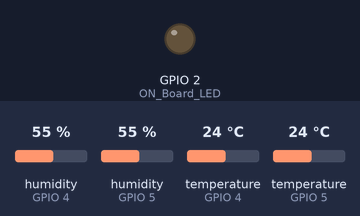
Bench run of a sketch on a simulated ESP8266 (NodeMCU). Shown: output pins drawn as LEDs (lit = HIGH). Inputs (shaded band) come from the test bench; at power-on: humidity (sensors on GPIO 4, GPIO 5) 55 %, temperature (sensors on GPIO 4, GPIO 5) 24 °C. WiFi joins after 1.5 s; servers stay silent unless stated; uploads are accepted with an empty reply; what the sketch prints to the serial monitor is not drawn.

Above: at 0.0 s.
At 2.3 s:
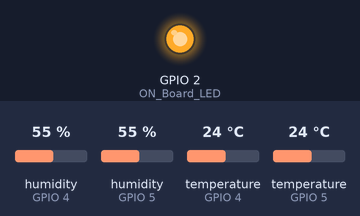
Timing chart, 0 to 3.8 s (numbered marks = the images above):
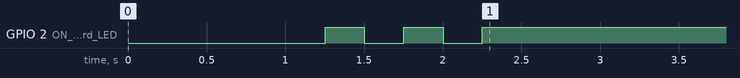

The sketch:

temp_logger.ino
```cpp
#include <ArduinoJson.h>
#include <ESP8266HTTPClient.h>
#include <HttpClient.h>
#include <ESP8266WiFi.h>
#include <WiFiClientSecure.h>
#include "DHT.h"


#define DHTTYPE DHT22 //--> Defines the type of DHT sensor used (DHT11, DHT21, and DHT22), in this project the sensor used is DHT11.
#define ON_Board_LED 2  //--> Defining an On Board LED, used for indicators when the process of connecting to a wifi router
const int DHTPin1 = 5; //--> The pins used for the DHT22 sensors are Pin D1 & D2
const int DHTPin2 = 4;
DHT dht1(DHTPin1, DHTTYPE); //--> Initialize DHT sensor, DHT dht(Pin_used, Type_of_DHT_Sensor);
DHT dht2(DHTPin2, DHTTYPE);

//----------------------------------------SSID and Password of your WiFi router.
//const char* ssid = "Amped_RTA1750_2.4"; //--> Your wifi name or SSID.
//const char* password = "wireless"; //--> Your wifi password.
const char* ssid = "XFSETUP-38E9"; //--> Your wifi name or SSID.
const char* password = "bridge9252empty"; //--> Your wifi password.
//----------------------------------------

//----------------------------------------Host & httpsPort
const char* host = "script.google.com";
const int httpsPort = 443;
//----------------------------------------

WiFiClientSecure client; //--> Create a WiFiClientSecure object.


String GAS_ID = "AKfycbw70WYzYqBYR--45jPhcyR4SjdPmUJdveO5b_UrQ-GJjREik8uqsP04lc5VK2O1dwE"; //--> spreadsheet script ID
String url = "https://script.google.com/macros/s/" + GAS_ID + "/exec";
String Table_Code = "C";

//============================================================================== void setup
void setup() {
  // put your setup code here, to run once:
  Serial.begin(115200);
  delay(500);

  dht1.begin();  //--> Start reading DHT11 sensors
  dht2.begin();
  delay(500);

  WiFi.begin(ssid, password); //--> Connect to your WiFi router
  Serial.println("");

  pinMode(ON_Board_LED,OUTPUT); //--> On Board LED port Direction output
  digitalWrite(ON_Board_LED, HIGH); //--> Turn off Led On Board

  //----------------------------------------Wait for connection
  Serial.print("Connecting");
  while (WiFi.status() != WL_CONNECTED) {
    Serial.print(".");
    //----------------------------------------Make the On Board Flashing LED on the process of connecting to the wifi router.
    digitalWrite(ON_Board_LED, LOW);
    delay(250);
    digitalWrite(ON_Board_LED, HIGH);
    delay(250);
    //----------------------------------------
  }
  //----------------------------------------
  digitalWrite(ON_Board_LED, HIGH); //--> Turn off the On Board LED when it is connected to the wifi router.
  //----------------------------------------If successfully connected to the wifi router, the IP Address that will be visited is displayed in the serial monitor
  Serial.println("");
  Serial.print("Successfully connected to : ");
  Serial.println(ssid);
  Serial.print("IP address: ");
  Serial.println(WiFi.localIP());
  Serial.println();
  //----------------------------------------

  client.setInsecure();
}
//==============================================================================
//============================================================================== void loop
void loop() {
  // Reading temperature or humidity takes about 250 milliseconds!
  // Sensor readings may also be up to 2 seconds 'old' (its a very slow sensor)
  int h1 = dht1.readHumidity();
  delay(100);
  int h2 = dht2.readHumidity();
  delay(100);
  // Read temperature as Celsius (the default)
  float t1 = dht1.readTemperature();
  delay(100);
  float t2 = dht2.readTemperature();
  delay(100);
  // Check if any reads failed and exit early (to try again).
  if (isnan(h1) || isnan(t1) || isnan(h2) || isnan(t2) || t1 == -50 || t2 == -50 || h1 == 1 || h2 == 1) {
    Serial.println("Failed to read from DHT sensor !");
    Serial.println("t1 = " + String(t1));
    Serial.println("h1 = " + String(h1));
    Serial.println("t2 = " + String(t2));
    Serial.println("h2 = " + String(h2));
//    digitalWrite(ON_Board_LED, LOW);
//    delay(250);
//    digitalWrite(ON_Board_LED, HIGH);
//    delay(250);
    delay(3000);
    return;
  }else {
    Serial.println("Running delay..");
    delay(58500);
  }
  String Temp1 = "Temperature 1: " + String(t1) + " °C";
  String Humi1 = "Humidity 1: " + String(h1) + " %";
  String Temp2 = "Temperature 2: " + String(t2) + " °C";
  String Humi2 = "Humidity 2: " + String(h2) + " %";
  Serial.println(Temp1);
  Serial.println(Humi1);
  Serial.println(Temp2);
  Serial.println(Humi2);

  sendData2(t1, h1, t2, h2); //--> Calls the sendData Subroutine

}
//==============================================================================
//============================================================================== void sendData
// Subroutine for sending data to Google Sheets
//void sendData(float tem1, int hum1, float tem2, int hum2) {
//  Serial.println("==========");
//  Serial.print("connecting to ");
//  Serial.println(host);
//
//  //----------------------------------------Connect to Google host
//  if (!client.connect(host, httpsPort)) {
//    Serial.println("connection failed");
//    return;
//  }
//  //----------------------------------------
//
//  //----------------------------------------Processing data and sending data
//  String string_temperature1 =  String(tem1);
//  String string_temperature2 =  String(tem2);
//  String string_humidity1 =  String(hum1, DEC);
//  String string_humidity2 =  String(hum2, DEC);
////  String url = "/macros/s/" + GAS_ID + "/exec?table=A1&Temp1=" + string_temperature1 + "&RH1=" + string_humidity1 + "&Temp2=" + string_temperature2 + "&RH2=" + string_humidity2;
//  Serial.print("requesting URL: ");
//  Serial.println(url);
//
//  client.print(String("GET ") + url + " HTTP/1.1\r\n" +
//         "Host: " + host + "\r\n" +
//         "User-Agent: BuildFailureDetectorESP8266\r\n" +
//         "Connection: close\r\n\r\n");
//
//  Serial.println("request sent");
//  //----------------------------------------
//
//  //----------------------------------------Checking whether the data was sent successfully or not
//  while (client.connected()) {
//    String line = client.readStringUntil('\n');
//    if (line == "\r") {
//      Serial.println("headers received");
//      break;
//    }
//  }
//  String line = client.readStringUntil('\n');
//  if (line.startsWith("{\"state\":\"success\"")) {
//    Serial.println("esp8266/Arduino CI successfull!");
//  } else {
//    Serial.println("esp8266/Arduino CI has failed");
//  }
//  Serial.print("reply was : ");
//  Serial.println(line);
//  Serial.println("closing connection");
//  Serial.println("==========");
//  Serial.println();
//  //----------------------------------------
//}

void sendData2(float tem1, int hum1, float tem2, int hum2) {
  Serial.println("==========");
  Serial.print("connecting to ");
  Serial.println(url);
  String string_temperature1 =  String(tem1);
  String string_humidity1 =  String(hum1, DEC);
  String string_temperature2 =  String(tem2);
  String string_humidity2 =  String(hum2, DEC);
  String data_string = "table=" + Table_Code + "&temp1=" + string_temperature1 + "&rh1=" + string_humidity1 + "&temp2=" + string_temperature2 + "&rh2=" + string_humidity2;
  DynamicJsonDocument data(1024);
  data["table"] = Table_Code;
  data["temp1"] = tem1;
  data["rh1"] = hum1;
  data["temp2"] = tem2;
  data["rh2"] = hum2;

  String json;
  serializeJson(data, json);
  Serial.print(json);

  HTTPClient http;
  http.begin(client, url);
  http.addHeader("Content-Type", "Content-Type: application/json");

  int httpResponseCode = http.POST(json); //Send the actual POST request

  if(httpResponseCode>0){
    String response = http.getString();  //Get the response to the request
    Serial.println(httpResponseCode);   //Print return code
    Serial.println(response);           //Print request answer
  } else {
    Serial.print("Error on sending POST: ");
    Serial.println(httpResponseCode);

    http.end();
 }
}
//==============================================================================
```
